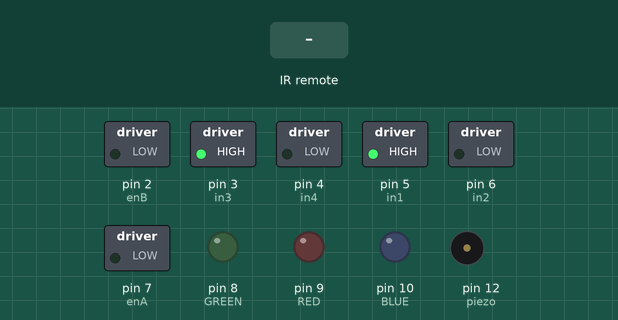
Simulated run of this sketch. Board: Arduino Uno, built with avr-gcc and run on an emulated ATmega328P. Shown: switched loads named in the sketch (green lamp = pin HIGH), output pins drawn as LEDs (lit = HIGH), buzzer (waves = sounding). Inputs (shaded band) come from the test bench.

Above: at 9.9 s.
10.0 s: infrared code 0xFDA857 received
At 16.0 s:
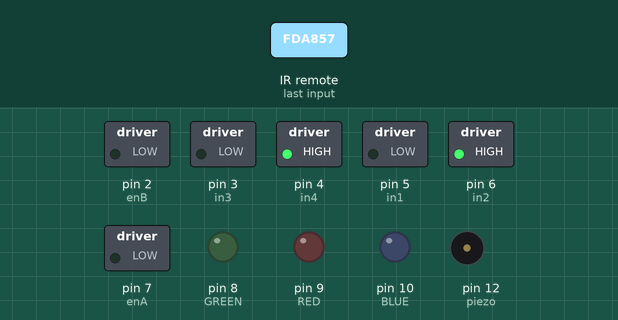
At 19.6 s:
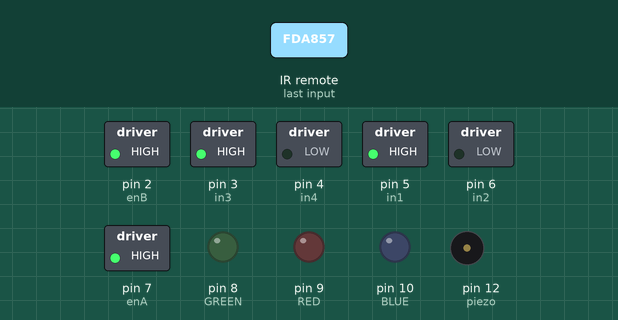
19.7 s: infrared code 0xFD30CF received
At 31.4 s:
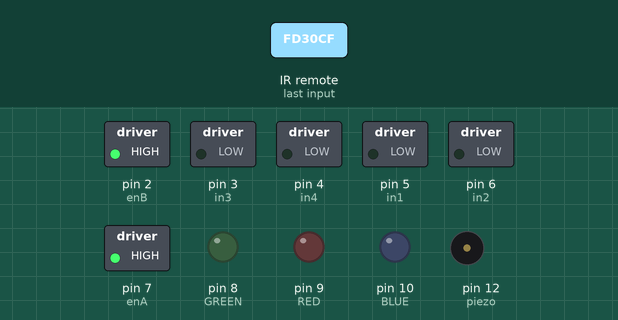
Timing chart, 0 to 37.7 s (numbered marks = the images above; inputs shaded):
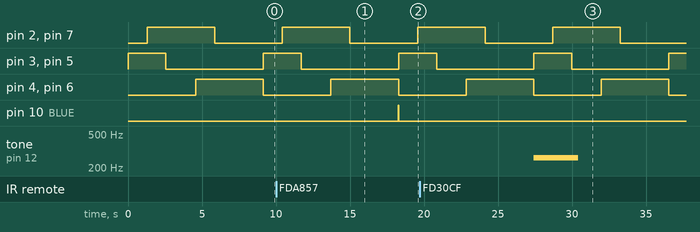

The sketch:

Code.ino
```cpp
#include <IRremote.h>

int piezo = 12;
const int rcvpin = 11;
IRrecv irrecv(rcvpin);
decode_results result;
const int RED = 9, GREEN = 8, BLUE = 10;
int red = 255, grn = 255, blu = 255;

int in1 = 5, in2 = 6, enA = 7;
int in3 = 3, in4 = 4, enB = 2;

int speed;

void runMotor(int pin1, int pin2, int pinSpeed, int speed, bool clockwise = true) {
    if (clockwise) {
        digitalWrite(pin1, HIGH);
        digitalWrite(pin2, LOW);
    } else {
        digitalWrite(pin1, LOW);
        digitalWrite(pin2, HIGH);
    }
    analogWrite(pinSpeed, speed);
}

void stopMotor(int pin1, int pin2) {
    digitalWrite(pin1, LOW);
    digitalWrite(pin2, LOW);
}

const int bluePin = 10;
const int greenPin = 12;

void setup() {
    Serial.begin(9600);
    irrecv.enableIRIn();
    irrecv.blink13(true);
    pinMode(bluePin, OUTPUT);
    pinMode(greenPin, OUTPUT);
    pinMode(in1, OUTPUT);
    pinMode(in2, OUTPUT);
    pinMode(enA, OUTPUT);
    pinMode(in3, OUTPUT);
    pinMode(in4, OUTPUT);
    pinMode(enB, OUTPUT);
    pinMode(piezo, OUTPUT);
    pinMode(RED, OUTPUT);
    pinMode(GREEN, OUTPUT);
    pinMode(BLUE, OUTPUT);
}

void loop() {
    if (irrecv.decode(&result)) {
        switch(result.value) {
            case 16615543:
                digitalWrite(in1, HIGH);
                digitalWrite(in2, LOW);
                digitalWrite(in3, HIGH);
                digitalWrite(in4, LOW);
                break;

            case 16607383:
                digitalWrite(in1, HIGH);
                digitalWrite(in2, LOW);
                break;

            case 16619623:
                digitalWrite(in1, LOW);
                digitalWrite(in2, HIGH);
                digitalWrite(in3, LOW);
                digitalWrite(in4, HIGH);
                break;

            case 16591063:
                digitalWrite(in3, HIGH);
                digitalWrite(in4, LOW);
                break;

            case 16623703:
                analogWrite(BLUE, 255);
                delay(20);
                analogWrite(BLUE, 0);
                break;

            case 16593103:
                tone(piezo, 262, 3000);
                break;
        }
        irrecv.resume();
    }

    for (speed = 1; speed <= 255; speed += 2) {
        runMotor(in1, in2, enA, speed, true);
        runMotor(in3, in4, enB, speed, true);
        delay(20);
    }
    stopMotor(in1, in2);
    stopMotor(in3, in4);
    delay(2000);

    for (speed = 255; speed >= 0; speed -= 2) {
        runMotor(in1, in2, enA, speed, false);
        runMotor(in3, in4, enB, speed, false);
        delay(20);
    }
    delay(2000);
}

void setColor(int red, int green, int blue) {
    analogWrite(RED, red);
    analogWrite(GREEN, green);
    analogWrite(BLUE, blue);
}
```

Measured:
- after the input at 10.0 s, pin 10 (BLUE): LOW → HIGH after 8.3 s, → LOW 0.02 s later
- after the input at 19.7 s, tone on pin 12 (piezo): silent → 262 Hz after 7.7 s, → silent 3.0 s later
- by itself, pin 3 (in3), pin 5 (in1): alternates HIGH for 2.6 s and LOW for 6.6 s
- by itself, pin 4 (in4), pin 6 (in2): alternates HIGH for 4.6 s and LOW for 4.6 s
